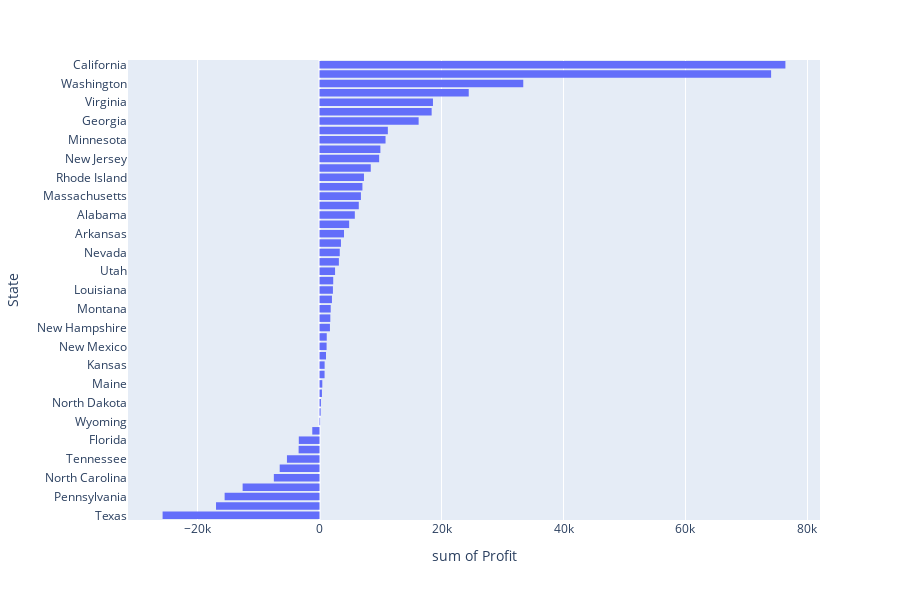

The notebook cell this image was saved under:
### Code cell
df2 = (df.groupby('State')
         .sum(numeric_only=True)
         .sort_values('Profit')
         .reset_index()
       )
fig = px.histogram(df2,
                   x='Profit',
                   y='State',
                   histfunc='sum',
                   height=600
                  )
fig.show()

### Figure 1 — Plotly figure (JSON) as saved in the notebook; plotly's stock layout.template omitted (floating-point values rounded to 4 significant figures)
{"data": [{"alignmentgroup": "True", "bingroup": "y", "histfunc": "sum", "hovertemplate": "sum of Profit=%{x}<br>State=%{y}<extra></extra>", "legendgroup": "", "marker": {"color": "#636efa", "pattern": {"shape": ""}}, "name": "", "offsetgroup": "", "orientation": "h", "showlegend": false, "type": "histogram", "x": [-25730.0, -16970.0, -15560.0, -12610.0, -7491.0, -6528.0, -5342.0, -3428.0, -3399.0, -1190.0, 100.2, 185.9, 230.1, 394.8, 454.5, 826.7, 836.4, 1060.0, 1157.0, 1184.0, 1707.0, 1769.0, 1833.0, 2037.0, 2196.0, 2245.0, 2547.0, 3173.0, 3317.0, 3511.0, 4009.0, 4854.0, 5787.0, 6436.0, 6786.0, 7031.0, 7286.0, 8402.0, 9773.0, 9977.0, 10820.0, 11200.0, 16250.0, 18380.0, 18600.0, 24460.0, 33400.0, 74040.0, 76380.0], "xaxis": "x", "y": ["Texas", "Ohio", "Pennsylvania", "Illinois", "North Carolina", "Colorado", "Tennessee", "Arizona", "Florida", "Oregon", "Wyoming", "West Virginia", "North Dakota", "South Dakota", "Maine", "Idaho", "Kansas", "District of Columbia", "New Mexico", "Iowa", "New Hampshire", "South Carolina", "Montana", "Nebraska", "Louisiana", "Vermont", "Utah", "Mississippi", "Nevada", "Connecticut", "Arkansas", "Oklahoma", "Alabama", "Missouri", "Massachusetts", "Maryland", "Rhode Island", "Wisconsin", "New Jersey", "Delaware", "Minnesota", "Kentucky", "Georgia", "Indiana", "Virginia", "Michigan", "Washington", "New York", "California"], "yaxis": "y"}], "layout": {"barmode": "relative", "height": 600, "legend": {"tracegroupgap": 0}, "margin": {"t": 60}, "xaxis": {"anchor": "y", "domain": [0, 1], "title": {"text": "sum of Profit"}}, "yaxis": {"anchor": "x", "domain": [0, 1], "title": {"text": "State"}}}}
